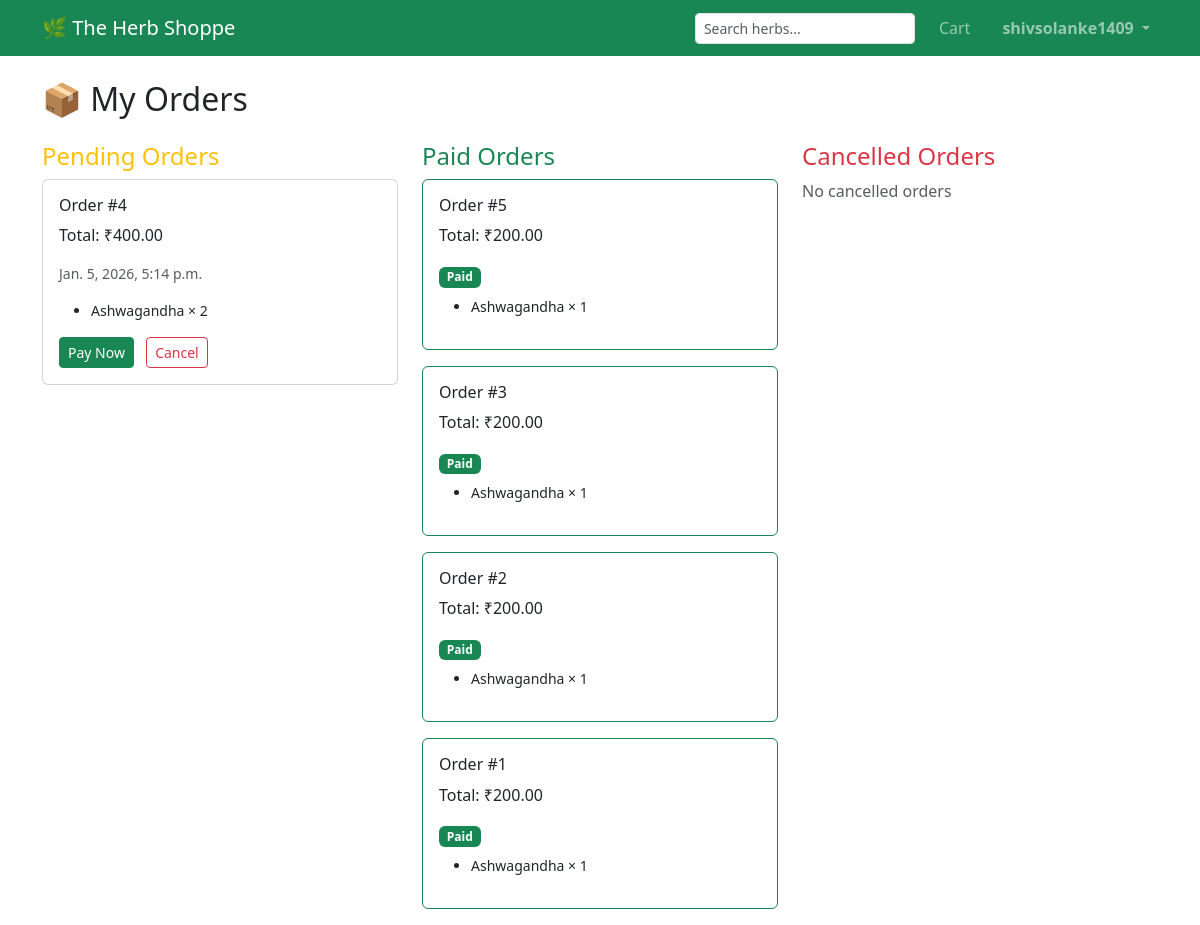
Page /orders/my-orders/ (signed in) on the earlier database version.
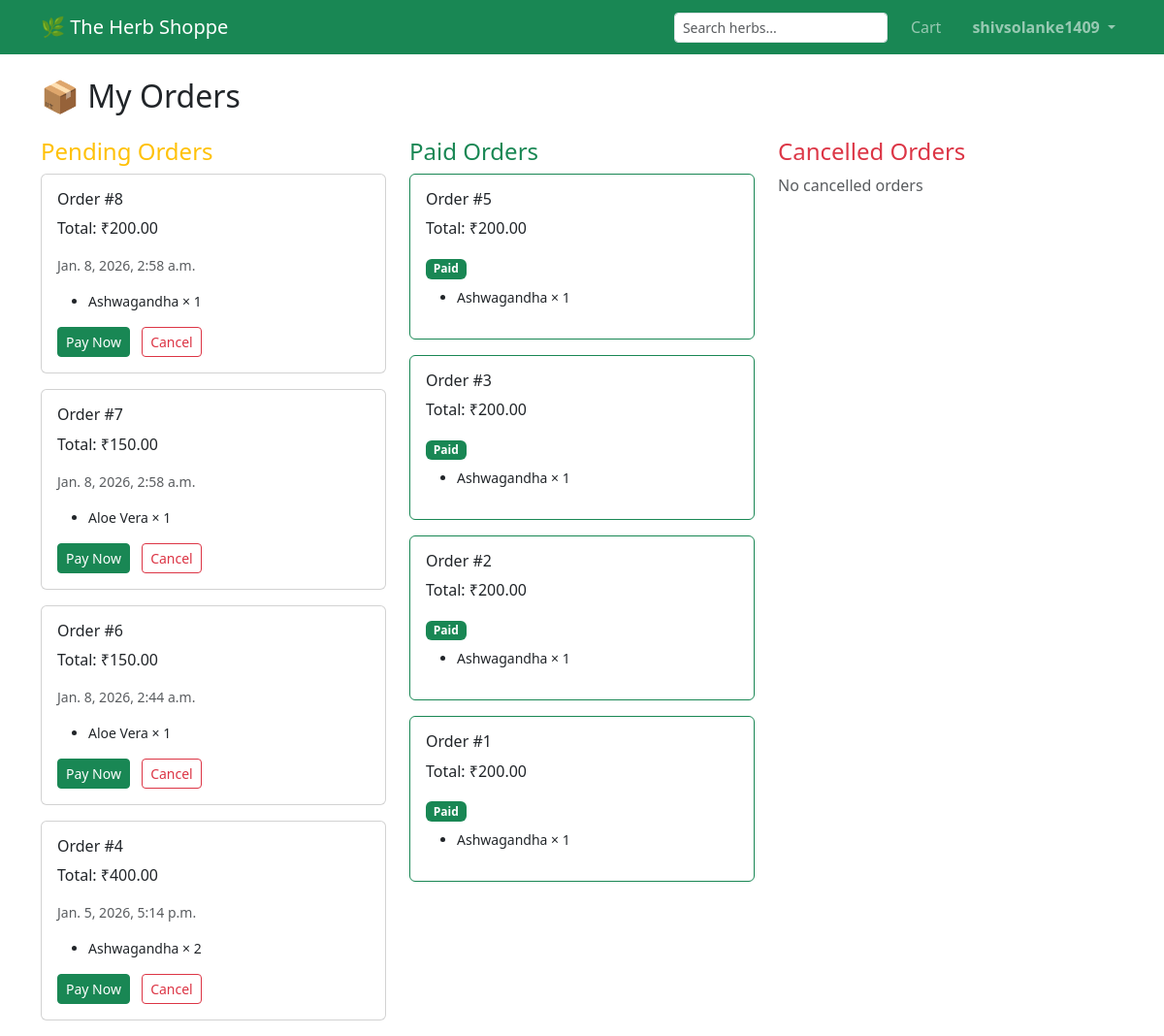
Same page on the later database version.
### accounts/models.py (models this page shows, shortened)
class User(AbstractBaseUser, PermissionsMixin):
    email = models.EmailField(unique=True)
    is_active = models.BooleanField(default=True)
    is_staff = models.BooleanField(default=False)
    objects = UserManager()
    USERNAME_FIELD = 'email'

### orders/models.py (models this page shows, shortened)
class Order(models.Model):
    STATUS_CHOICES = (
        ('Pending', 'Pending'),
        ('Paid', 'Paid'),
        ('Cancelled', 'Cancelled'),
    )
    user = models.ForeignKey(User, on_delete=models.CASCADE)
    total_price = models.DecimalField(max_digits=10, decimal_places=2)
    status = models.CharField(max_length=20, choices=STATUS_CHOICES, default='Pending')
    created_at = models.DateTimeField(auto_now_add=True)

class OrderItem(models.Model):
    order = models.ForeignKey(Order, related_name='items', on_delete=models.CASCADE)
    product = models.ForeignKey(Product, on_delete=models.CASCADE)
    quantity = models.PositiveIntegerField()
    price = models.DecimalField(max_digits=8, decimal_places=2)

### products/models.py (models this page shows, shortened)
class Product(models.Model):
    category = models.ForeignKey(
        Category,
        on_delete=models.CASCADE,
        related_name='products'
    )
    name = models.CharField(max_length=200)
    slug = models.SlugField(max_length=220, unique=True)
    description = models.TextField()
    price = models.DecimalField(max_digits=8, decimal_places=2)
    stock = models.PositiveIntegerField()
    image = models.ImageField(upload_to='products/')
    is_available = models.BooleanField(default=True)
    is_trending = models.BooleanField(default=False)
    is_featured = models.BooleanField(default=False)
    created_at = models.DateTimeField(auto_now_add=True)
    updated_at = models.DateTimeField(auto_now=True)
    class Meta:
        ordering = ['-created_at']

### orders/views.py (the view)
# urls.py: path('my-orders/', my_orders, name='my_orders'),
@login_required
def my_orders(request):
    pending_orders = Order.objects.filter(user=request.user, status='Pending').order_by('-created_at')
    paid_orders = Order.objects.filter(user=request.user, status='Paid').order_by('-created_at')
    cancelled_orders = Order.objects.filter(user=request.user, status='Cancelled').order_by('-created_at')
    return render(request, 'orders/my_orders.html', {
        'pending_orders': pending_orders,
        'paid_orders': paid_orders,
        'cancelled_orders': cancelled_orders,
    })

### templates/orders/my_orders.html
{% extends 'base.html' %}
{% block content %}
<h2 class="mb-4">📦 My Orders</h2>
<div class="row">
  <div class="col-md-4">
    <h4 class="text-warning">Pending Orders</h4>
    {% for order in pending_orders %}
      <div class="card mb-3">
        <div class="card-body">
          <h6>Order #{{ order.id }}</h6>
          <p>Total: ₹{{ order.total_price }}</p>
          <p class="small text-muted">{{ order.created_at }}</p>
          <ul class="small">
            {% for item in order.items.all %}
              <li>{{ item.product.name }} × {{ item.quantity }}</li>
            {% endfor %}
          </ul>
          <a href="{% url 'orders:payment_demo' order.id %}"
             class="btn btn-success btn-sm">
            Pay Now
          </a>
          <a href="{% url 'orders:cancel_order' order.id %}"
             class="btn btn-outline-danger btn-sm ms-2">
            Cancel
          </a>
        </div>
      </div>
    {% empty %}
      <p class="text-muted">No pending orders</p>
    {% endfor %}
  </div>
  <div class="col-md-4">
    <h4 class="text-success">Paid Orders</h4>
    {% for order in paid_orders %}
      <div class="card mb-3 border-success">
        <div class="card-body">
          <h6>Order #{{ order.id }}</h6>
          <p>Total: ₹{{ order.total_price }}</p>
          <span class="badge bg-success">Paid</span>
          <ul class="small mt-2">
            {% for item in order.items.all %}
              <li>{{ item.product.name }} × {{ item.quantity }}</li>
            {% endfor %}
          </ul>
        </div>
      </div>
    {% empty %}
      <p class="text-muted">No paid orders</p>
    {% endfor %}
  </div>
  <div class="col-md-4">
    <h4 class="text-danger">Cancelled Orders</h4>
    {% for order in cancelled_orders %}
      <div class="card mb-3 border-danger">
        <div class="card-body">
          <h6>Order #{{ order.id }}</h6>
          <p>Total: ₹{{ order.total_price }}</p>
          <span class="badge bg-danger">Cancelled</span>
          <ul class="small mt-2">
            {% for item in order.items.all %}
              <li>{{ item.product.name }} × {{ item.quantity }}</li>
            {% endfor %}
          </ul>
        </div>
      </div>
    {% empty %}
      <p class="text-muted">No cancelled orders</p>
    {% endfor %}
  </div>
</div>
{% endblock %}

### templates/base.html (shortened to what this page needs)
<!DOCTYPE html>
<html lang="en">
<head>
  <link
    href="https://cdn.jsdelivr.net/npm/bootstrap@5.3.2/dist/css/bootstrap.min.css"
    rel="stylesheet"
  >
</head>
<body>
<nav class="navbar navbar-expand-lg navbar-dark bg-success">
  <div class="container">
    <a class="navbar-brand" href="/">🌿 The Herb Shoppe</a>
    <div class="collapse navbar-collapse">
      <ul class="navbar-nav ms-auto align-items-center gap-3">
        <form class="d-flex" method="get" action="/">
          <input
            class="form-control form-control-sm"
            type="search"
            name="q"
            placeholder="Search herbs..."
            value="{{ query|default:'' }}"
          >
        </form>
        <li class="nav-item">
          <a class="nav-link" href="{% url 'cart:cart_detail' %}">Cart</a>
        </li>
        {% if user.is_authenticated %}
        <li class="nav-item dropdown">
          <a class="nav-link dropdown-toggle user-name"
             href="#"
             role="button"
             data-bs-toggle="dropdown"
             aria-expanded="false">
            {{ user.email|cut:"@gmail.com" }}
          </a>
        </li>
        {% endif %}
      </ul>
    </div>
  </div>
</nav>
<div class="container mt-4">
  {% block content %}{% endblock %}
</div>
</body>
</html>

### templates/base.html (style rules this page uses)
.user-name { cursor: pointer; font-weight: 600; }

Differences in the rows shown:
added Order: id "8", total_price "200.00", created_at "Jan. 8, 2026, 2:58 a.m.", shown under "Pending Orders"
added OrderItem: product.name "Ashwagandha", quantity "1", shown under "8"
added Order: id "7", total_price "150.00", created_at "Jan. 8, 2026, 2:58 a.m.", shown under "Pending Orders"
added OrderItem: product.name "Aloe Vera", quantity "1", shown under "7"
added Order: id "6", total_price "150.00", created_at "Jan. 8, 2026, 2:44 a.m.", shown under "Pending Orders"
added OrderItem: product.name "Aloe Vera", quantity "1", shown under "6"
